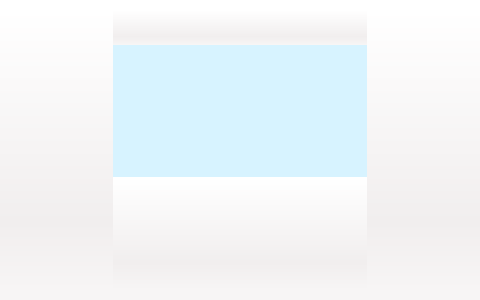
<?xml version="1.0" encoding="UTF-8"?>
<ui version="4.0">
 <class>SimulatedUIWidgetCommando8</class>
 <widget class="QWidget" name="SimulatedUIWidgetCommando8">
  <property name="geometry">
   <rect>
    <x>0</x>
    <y>0</y>
    <width>480</width>
    <height>300</height>
   </rect>
  </property>
  <property name="sizePolicy">
   <sizepolicy hsizetype="Fixed" vsizetype="Fixed">
    <horstretch>0</horstretch>
    <verstretch>0</verstretch>
   </sizepolicy>
  </property>
  <property name="minimumSize">
   <size>
    <width>480</width>
    <height>300</height>
   </size>
  </property>
  <property name="maximumSize">
   <size>
    <width>480</width>
    <height>300</height>
   </size>
  </property>
  <property name="windowTitle">
   <string notr="true">iFlight Commando8 Simulator</string>
  </property>
  <property name="styleSheet">
   <string notr="true">background-color: qlineargradient(spread:reflect, x1:0, y1:0, x2:0, y2:1, stop:0 rgba(255, 255, 255, 255), stop:0.757062 rgba(241, 238, 238, 255), stop:1 rgba(247, 245, 245, 255));</string>
  </property>
  <layout class="QGridLayout" name="gridLayout">
   <property name="leftMargin">
    <number>0</number>
   </property>
   <property name="topMargin">
    <number>0</number>
   </property>
   <property name="rightMargin">
    <number>0</number>
   </property>
   <property name="bottomMargin">
    <number>0</number>
   </property>
   <property name="spacing">
    <number>0</number>
   </property>
   <item row="1" column="0" rowspan="3">
    <widget class="ButtonsWidget" name="leftbuttons" native="true">
     <property name="sizePolicy">
      <sizepolicy hsizetype="Fixed" vsizetype="Fixed">
       <horstretch>0</horstretch>
       <verstretch>0</verstretch>
      </sizepolicy>
     </property>
     <property name="minimumSize">
      <size>
       <width>113</width>
       <height>280</height>
      </size>
     </property>
     <property name="maximumSize">
      <size>
       <width>113</width>
       <height>280</height>
      </size>
     </property>
     <property name="styleSheet">
      <string notr="true">background:url(:/images/simulator/Commando8/left.png);</string>
     </property>
    </widget>
   </item>
   <item row="2" column="1">
    <widget class="LcdWidget" name="lcd" native="true">
     <property name="sizePolicy">
      <sizepolicy hsizetype="Fixed" vsizetype="Fixed">
       <horstretch>0</horstretch>
       <verstretch>0</verstretch>
      </sizepolicy>
     </property>
     <property name="minimumSize">
      <size>
       <width>254</width>
       <height>158</height>
      </size>
     </property>
     <property name="maximumSize">
      <size>
       <width>254</width>
       <height>158</height>
      </size>
     </property>
     <property name="styleSheet">
      <string notr="true">background-color: rgb(215, 243, 255);</string>
     </property>
    </widget>
   </item>
   <item row="1" column="2" rowspan="3">
    <widget class="ButtonsWidget" name="rightbuttons" native="true">
     <property name="sizePolicy">
      <sizepolicy hsizetype="Fixed" vsizetype="Fixed">
       <horstretch>0</horstretch>
       <verstretch>0</verstretch>
      </sizepolicy>
     </property>
     <property name="minimumSize">
      <size>
       <width>113</width>
       <height>280</height>
      </size>
     </property>
     <property name="maximumSize">
      <size>
       <width>113</width>
       <height>280</height>
      </size>
     </property>
     <property name="styleSheet">
      <string notr="true">background:url(:/images/simulator/Commando8/right.png)</string>
     </property>
    </widget>
   </item>
   <item row="1" column="1">
    <widget class="QWidget" name="top" native="true">
     <property name="sizePolicy">
      <sizepolicy hsizetype="Fixed" vsizetype="Fixed">
       <horstretch>0</horstretch>
       <verstretch>0</verstretch>
      </sizepolicy>
     </property>
     <property name="minimumSize">
      <size>
       <width>254</width>
       <height>35</height>
      </size>
     </property>
     <property name="maximumSize">
      <size>
       <width>254</width>
       <height>35</height>
      </size>
     </property>
     <property name="styleSheet">
      <string notr="true">background:url(:/images/simulator/Commando8/top.png)</string>
     </property>
    </widget>
   </item>
   <item row="3" column="1">
    <widget class="QWidget" name="bottom" native="true">
     <property name="sizePolicy">
      <sizepolicy hsizetype="Fixed" vsizetype="Fixed">
       <horstretch>0</horstretch>
       <verstretch>0</verstretch>
      </sizepolicy>
     </property>
     <property name="minimumSize">
      <size>
       <width>254</width>
       <height>113</height>
      </size>
     </property>
     <property name="maximumSize">
      <size>
       <width>254</width>
       <height>113</height>
      </size>
     </property>
     <property name="styleSheet">
      <string notr="true">background:url(:/images/simulator/Commando8/bottom.png)</string>
     </property>
    </widget>
   </item>
   <item row="0" column="0" colspan="3">
    <widget class="QLabel" name="label">
     <property name="sizePolicy">
      <sizepolicy hsizetype="Preferred" vsizetype="Fixed">
       <horstretch>0</horstretch>
       <verstretch>0</verstretch>
      </sizepolicy>
     </property>
     <property name="minimumSize">
      <size>
       <width>0</width>
       <height>10</height>
      </size>
     </property>
     <property name="maximumSize">
      <size>
       <width>16777215</width>
       <height>12</height>
      </size>
     </property>
     <property name="baseSize">
      <size>
       <width>0</width>
       <height>12</height>
      </size>
     </property>
     <property name="styleSheet">
      <string notr="true">background-color: rgb(255, 255, 255);</string>
     </property>
     <property name="text">
      <string notr="true"/>
     </property>
    </widget>
   </item>
   <item row="4" column="0" colspan="3">
    <widget class="QLabel" name="label_2">
     <property name="sizePolicy">
      <sizepolicy hsizetype="Preferred" vsizetype="Fixed">
       <horstretch>0</horstretch>
       <verstretch>0</verstretch>
      </sizepolicy>
     </property>
     <property name="minimumSize">
      <size>
       <width>0</width>
       <height>10</height>
      </size>
     </property>
     <property name="maximumSize">
      <size>
       <width>16777215</width>
       <height>10</height>
      </size>
     </property>
     <property name="styleSheet">
      <string notr="true">background-color: rgb(247, 245, 245);</string>
     </property>
     <property name="text">
      <string notr="true"/>
     </property>
    </widget>
   </item>
  </layout>
 </widget>
 <customwidgets>
  <customwidget>
   <class>LcdWidget</class>
   <extends>QWidget</extends>
   <header>lcdwidget.h</header>
   <container>1</container>
  </customwidget>
  <customwidget>
   <class>ButtonsWidget</class>
   <extends>QWidget</extends>
   <header>buttonswidget.h</header>
   <container>1</container>
  </customwidget>
 </customwidgets>
 <resources/>
 <connections/>
</ui>
